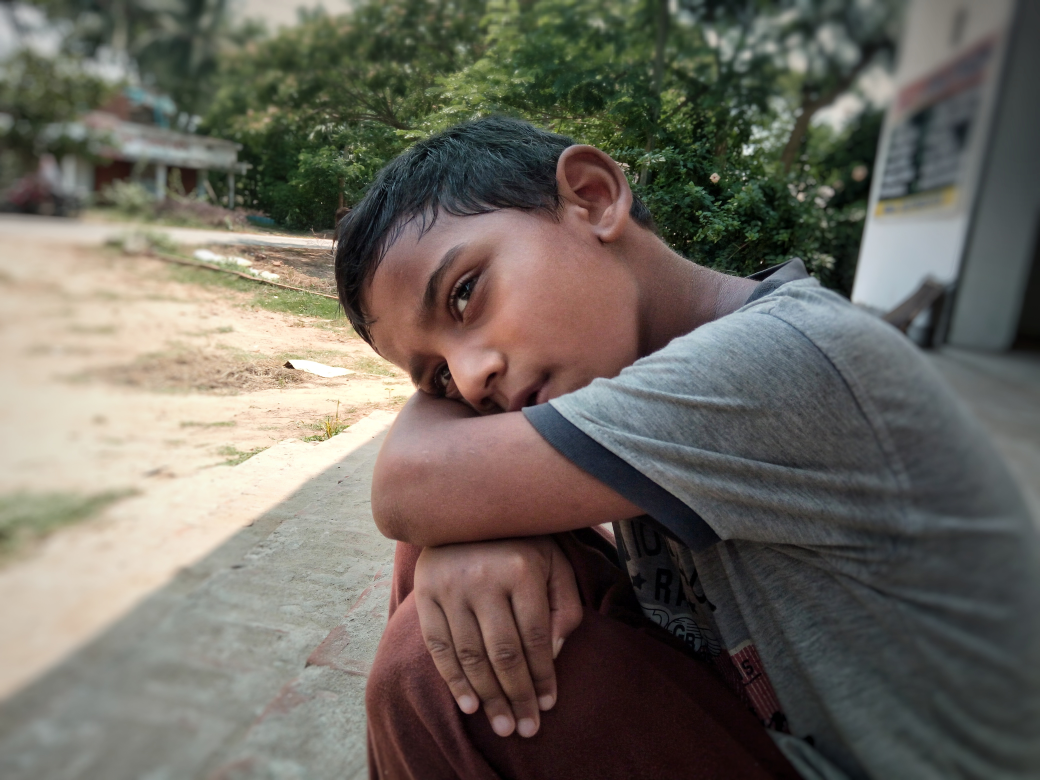
#> input picture FJIMG_20200418_123839-01.jpeg, 4160 x 3120 px (shown at 1/4 size)
$ python Cartoonizer.py
#> lines starting #> are read from the running program, lines starting #| are printed output that depends on the picture; after the words box and inside, x2 and y2 are one past the last pixel; in counts of white or black regions, pixels touching at a corner belong together
import cv2


def render(img_rgb):
#> called with img_rgb = 'FJIMG_20200418_123839-01.jpeg'
    img_rgb = cv2.imread(img_rgb)
#> img_rgb is the input picture: shape (3120, 4160, 3); mean B, G, R 95.9, 104.5, 109
    img_rgb = cv2.resize(img_rgb, (1366, 768))
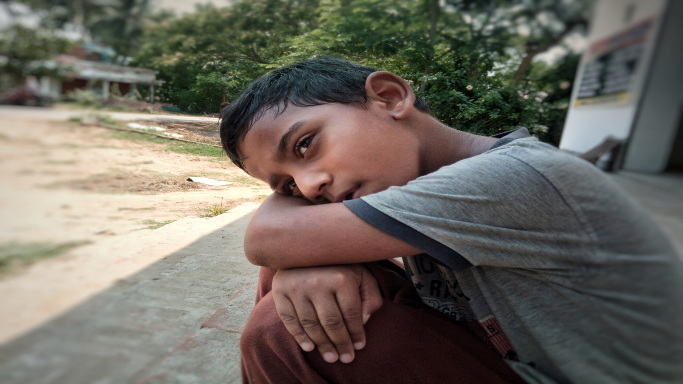
#> img_rgb: shape (768, 1366, 3) (shown at 1/2 size); mean B, G, R 95.9, 104.5, 109
    num_Down = 2  # number of downscaling steps
    num_Bilateral_Filters = 100  # number of bilateral filtering steps

    # -- STEP 1 --

    # downsample image using Gaussian pyramid
    img_color = img_rgb
    for _ in range(num_Down):
        img_color = cv2.pyrDown(img_color)
#> this loop made 2 passes
#> pass 1, in render, `img_color = cv2.pyrDown(img_color)`:
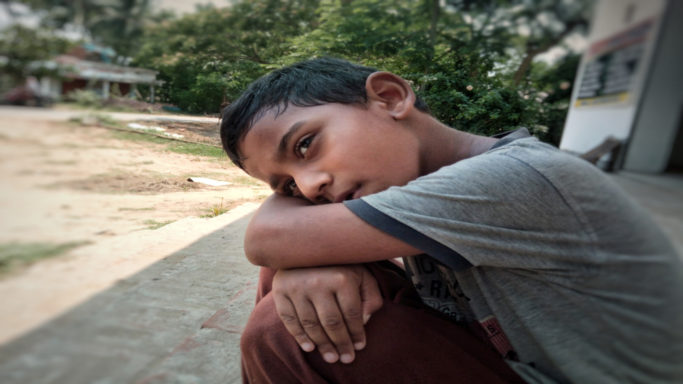
#> img_color: shape (384, 683, 3); mean B, G, R 95.9, 104.5, 109

    # cv2.imshow("downcolor",img_color)
    # cv2.waitKey(0)

    # repeatedly apply small bilateral filter instead of applying
    # one large filter
    for _ in range(num_Bilateral_Filters):
        img_color = cv2.bilateralFilter(img_color, 9, 9, 7)
#> img_color: shape (192, 342, 3)

    # cv2.imshow("bilateral filter",img_color)
    # cv2.waitKey(0)

    # upsample image to original size
    for _ in range(num_Down):
        img_color = cv2.pyrUp(img_color)
#> this loop made 2 passes
#> pass 2, in render, `img_color = cv2.pyrUp(img_color)`:
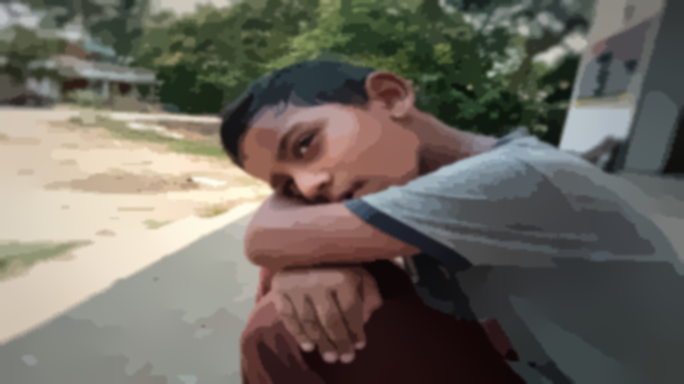
#> img_color: shape (768, 1368, 3) (shown at 1/2 size); mean B, G, R 95.9, 104.5, 109
    # cv2.imshow("upscaling",img_color)
    # cv2.waitKey(0)

    # -- STEPS 2 and 3 --

    # convert to grayscale and apply median blur
    img_gray = cv2.cvtColor(img_rgb, cv2.COLOR_RGB2GRAY)
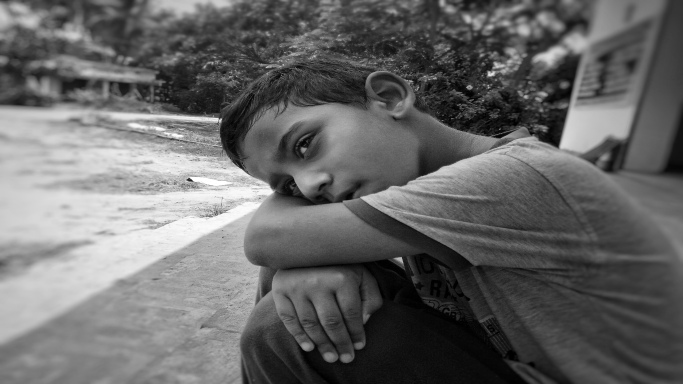
#> img_gray: shape (768, 1366) (shown at 1/2 size); min 0, max 255, mean 102.4
    img_blur = cv2.medianBlur(img_gray, 7)
    # cv2.imshow("grayscale+median blur",img_color)
    # cv2.waitKey(0)

    # -- STEP 4 --

    # detect and enhance edges
    img_edge = cv2.adaptiveThreshold(img_blur, 255,
                                     cv2.ADAPTIVE_THRESH_MEAN_C,
                                     cv2.THRESH_BINARY, 9, 2)
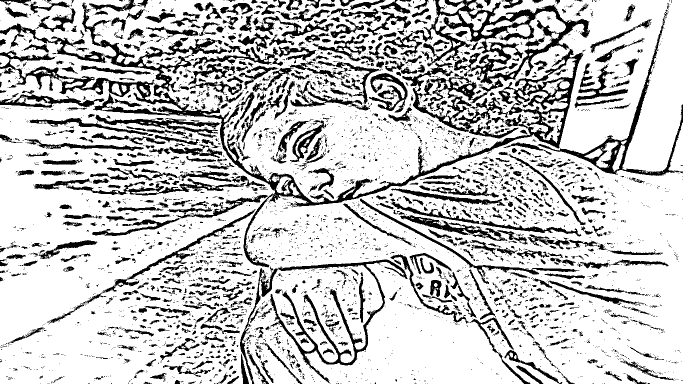
#> img_edge: shape (768, 1366) (shown at 1/2 size); 77.6% white; 4469 black regions (3579 under 20 px), largest, box (x1, y1, x2, y2) and area: (0, 98, 1167, 535) 29622, (768, 0, 1180, 168) 15883, (540, 519, 816, 767) 7335
    # cv2.imshow("edge",img_edge)
    # cv2.waitKey(0)

    # -- STEP 5 --

    # convert back to color so that it can be bit-ANDed with color image
    (x, y, z) = img_color.shape
#> x = 768; y = 1368; z = 3
    img_edge = cv2.resize(img_edge, (y, x))
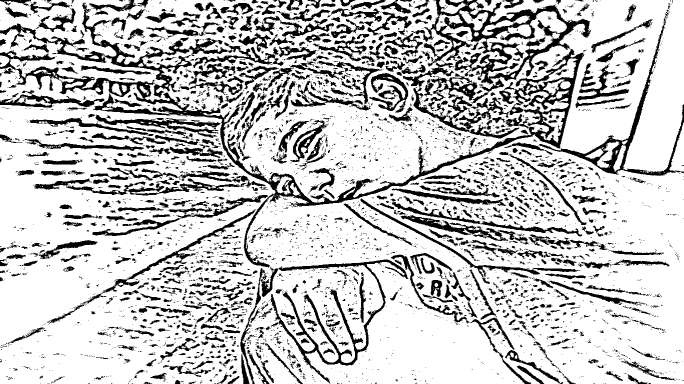
#> img_edge: shape (768, 1368) (shown at 1/2 size); min 0, max 255, mean 198
    img_edge = cv2.cvtColor(img_edge, cv2.COLOR_GRAY2RGB)
#> img_edge: shape (768, 1368, 3)
    cv2.imwrite("edge.png", img_edge)
    # [4 lines of commented-out code are left out]
    return cv2.bitwise_and(img_color, img_edge)
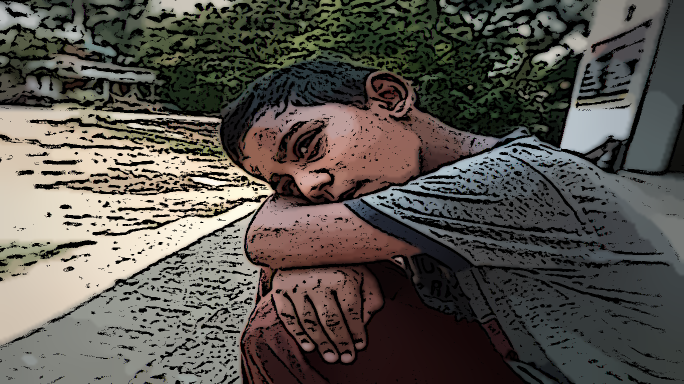
#> returned value: shape (768, 1368, 3) (shown at 1/2 size); mean of channels 0, 1, 2 77.7, 83.8, 88.1; drawn as B, G, R


class Cartoonizer:
    """Cartoonizer effect
    A class that applies a cartoon effect to an image.
    The class uses a bilateral filter and adaptive thresholds to create
    a cartoon effect.
    """

    def __init__(self):
        pass


tmp_canvas = Cartoonizer()

file_name = "FJIMG_20200418_123839-01.jpeg"  # File_name will come here
res = render(file_name)

cv2.imwrite("Cartoon version.jpg", res)
cv2.imshow("Cartoon version", res)
cv2.waitKey(0)
cv2.destroyAllWindows()
